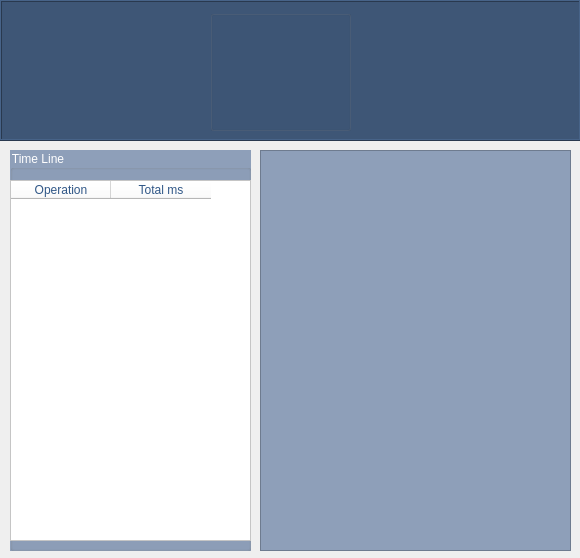
<?xml version="1.0" encoding="UTF-8"?>
<ui version="4.0">
 <class>ResultDialog</class>
 <widget class="QDialog" name="ResultDialog">
  <property name="geometry">
   <rect>
    <x>0</x>
    <y>0</y>
    <width>580</width>
    <height>558</height>
   </rect>
  </property>
  <property name="windowTitle">
   <string>SQLiteTest - Results</string>
  </property>
  <property name="modal">
   <bool>true</bool>
  </property>
  <widget class="QGroupBox" name="groupBoxTL">
   <property name="geometry">
    <rect>
     <x>10</x>
     <y>150</y>
     <width>241</width>
     <height>401</height>
    </rect>
   </property>
   <property name="autoFillBackground">
    <bool>false</bool>
   </property>
   <property name="styleSheet">
    <string notr="true">background-color: rgb(142, 159, 185);
color: rgb(255, 255, 255);
font: 75 10pt &quot;Sans Serif&quot;;
</string>
   </property>
   <property name="title">
    <string>Time Line</string>
   </property>
   <property name="flat">
    <bool>false</bool>
   </property>
   <property name="checkable">
    <bool>false</bool>
   </property>
   <widget class="QTableWidget" name="tableTL">
    <property name="geometry">
     <rect>
      <x>0</x>
      <y>30</y>
      <width>241</width>
      <height>361</height>
     </rect>
    </property>
    <property name="styleSheet">
     <string notr="true">background-color: rgb(255, 255, 255);
color: rgb(48, 87, 135);</string>
    </property>
    <property name="horizontalScrollBarPolicy">
     <enum>Qt::ScrollBarAlwaysOff</enum>
    </property>
    <attribute name="horizontalHeaderDefaultSectionSize">
     <number>100</number>
    </attribute>
    <attribute name="verticalHeaderDefaultSectionSize">
     <number>20</number>
    </attribute>
    <column>
     <property name="text">
      <string>Operation</string>
     </property>
    </column>
    <column>
     <property name="text">
      <string>Total ms</string>
     </property>
    </column>
   </widget>
  </widget>
  <widget class="QFrame" name="frameEPS">
   <property name="geometry">
    <rect>
     <x>0</x>
     <y>0</y>
     <width>581</width>
     <height>141</height>
    </rect>
   </property>
   <property name="palette">
    <palette>
     <active>
      <colorrole role="WindowText">
       <brush brushstyle="SolidPattern">
        <color alpha="255">
         <red>0</red>
         <green>0</green>
         <blue>0</blue>
        </color>
       </brush>
      </colorrole>
      <colorrole role="Button">
       <brush brushstyle="SolidPattern">
        <color alpha="255">
         <red>62</red>
         <green>86</green>
         <blue>118</blue>
        </color>
       </brush>
      </colorrole>
      <colorrole role="Light">
       <brush brushstyle="SolidPattern">
        <color alpha="255">
         <red>255</red>
         <green>255</green>
         <blue>255</blue>
        </color>
       </brush>
      </colorrole>
      <colorrole role="Midlight">
       <brush brushstyle="SolidPattern">
        <color alpha="255">
         <red>255</red>
         <green>255</green>
         <blue>255</blue>
        </color>
       </brush>
      </colorrole>
      <colorrole role="Dark">
       <brush brushstyle="SolidPattern">
        <color alpha="255">
         <red>127</red>
         <green>127</green>
         <blue>127</blue>
        </color>
       </brush>
      </colorrole>
      <colorrole role="Mid">
       <brush brushstyle="SolidPattern">
        <color alpha="255">
         <red>170</red>
         <green>170</green>
         <blue>170</blue>
        </color>
       </brush>
      </colorrole>
      <colorrole role="Text">
       <brush brushstyle="SolidPattern">
        <color alpha="255">
         <red>0</red>
         <green>0</green>
         <blue>0</blue>
        </color>
       </brush>
      </colorrole>
      <colorrole role="BrightText">
       <brush brushstyle="SolidPattern">
        <color alpha="255">
         <red>255</red>
         <green>255</green>
         <blue>255</blue>
        </color>
       </brush>
      </colorrole>
      <colorrole role="ButtonText">
       <brush brushstyle="SolidPattern">
        <color alpha="255">
         <red>0</red>
         <green>0</green>
         <blue>0</blue>
        </color>
       </brush>
      </colorrole>
      <colorrole role="Base">
       <brush brushstyle="SolidPattern">
        <color alpha="255">
         <red>62</red>
         <green>86</green>
         <blue>118</blue>
        </color>
       </brush>
      </colorrole>
      <colorrole role="Window">
       <brush brushstyle="SolidPattern">
        <color alpha="255">
         <red>62</red>
         <green>86</green>
         <blue>118</blue>
        </color>
       </brush>
      </colorrole>
      <colorrole role="Shadow">
       <brush brushstyle="SolidPattern">
        <color alpha="255">
         <red>0</red>
         <green>0</green>
         <blue>0</blue>
        </color>
       </brush>
      </colorrole>
      <colorrole role="AlternateBase">
       <brush brushstyle="SolidPattern">
        <color alpha="255">
         <red>255</red>
         <green>255</green>
         <blue>255</blue>
        </color>
       </brush>
      </colorrole>
      <colorrole role="ToolTipBase">
       <brush brushstyle="SolidPattern">
        <color alpha="255">
         <red>255</red>
         <green>255</green>
         <blue>220</blue>
        </color>
       </brush>
      </colorrole>
      <colorrole role="ToolTipText">
       <brush brushstyle="SolidPattern">
        <color alpha="255">
         <red>0</red>
         <green>0</green>
         <blue>0</blue>
        </color>
       </brush>
      </colorrole>
     </active>
     <inactive>
      <colorrole role="WindowText">
       <brush brushstyle="SolidPattern">
        <color alpha="255">
         <red>0</red>
         <green>0</green>
         <blue>0</blue>
        </color>
       </brush>
      </colorrole>
      <colorrole role="Button">
       <brush brushstyle="SolidPattern">
        <color alpha="255">
         <red>62</red>
         <green>86</green>
         <blue>118</blue>
        </color>
       </brush>
      </colorrole>
      <colorrole role="Light">
       <brush brushstyle="SolidPattern">
        <color alpha="255">
         <red>255</red>
         <green>255</green>
         <blue>255</blue>
        </color>
       </brush>
      </colorrole>
      <colorrole role="Midlight">
       <brush brushstyle="SolidPattern">
        <color alpha="255">
         <red>255</red>
         <green>255</green>
         <blue>255</blue>
        </color>
       </brush>
      </colorrole>
      <colorrole role="Dark">
       <brush brushstyle="SolidPattern">
        <color alpha="255">
         <red>127</red>
         <green>127</green>
         <blue>127</blue>
        </color>
       </brush>
      </colorrole>
      <colorrole role="Mid">
       <brush brushstyle="SolidPattern">
        <color alpha="255">
         <red>170</red>
         <green>170</green>
         <blue>170</blue>
        </color>
       </brush>
      </colorrole>
      <colorrole role="Text">
       <brush brushstyle="SolidPattern">
        <color alpha="255">
         <red>0</red>
         <green>0</green>
         <blue>0</blue>
        </color>
       </brush>
      </colorrole>
      <colorrole role="BrightText">
       <brush brushstyle="SolidPattern">
        <color alpha="255">
         <red>255</red>
         <green>255</green>
         <blue>255</blue>
        </color>
       </brush>
      </colorrole>
      <colorrole role="ButtonText">
       <brush brushstyle="SolidPattern">
        <color alpha="255">
         <red>0</red>
         <green>0</green>
         <blue>0</blue>
        </color>
       </brush>
      </colorrole>
      <colorrole role="Base">
       <brush brushstyle="SolidPattern">
        <color alpha="255">
         <red>62</red>
         <green>86</green>
         <blue>118</blue>
        </color>
       </brush>
      </colorrole>
      <colorrole role="Window">
       <brush brushstyle="SolidPattern">
        <color alpha="255">
         <red>62</red>
         <green>86</green>
         <blue>118</blue>
        </color>
       </brush>
      </colorrole>
      <colorrole role="Shadow">
       <brush brushstyle="SolidPattern">
        <color alpha="255">
         <red>0</red>
         <green>0</green>
         <blue>0</blue>
        </color>
       </brush>
      </colorrole>
      <colorrole role="AlternateBase">
       <brush brushstyle="SolidPattern">
        <color alpha="255">
         <red>255</red>
         <green>255</green>
         <blue>255</blue>
        </color>
       </brush>
      </colorrole>
      <colorrole role="ToolTipBase">
       <brush brushstyle="SolidPattern">
        <color alpha="255">
         <red>255</red>
         <green>255</green>
         <blue>220</blue>
        </color>
       </brush>
      </colorrole>
      <colorrole role="ToolTipText">
       <brush brushstyle="SolidPattern">
        <color alpha="255">
         <red>0</red>
         <green>0</green>
         <blue>0</blue>
        </color>
       </brush>
      </colorrole>
     </inactive>
     <disabled>
      <colorrole role="WindowText">
       <brush brushstyle="SolidPattern">
        <color alpha="255">
         <red>127</red>
         <green>127</green>
         <blue>127</blue>
        </color>
       </brush>
      </colorrole>
      <colorrole role="Button">
       <brush brushstyle="SolidPattern">
        <color alpha="255">
         <red>62</red>
         <green>86</green>
         <blue>118</blue>
        </color>
       </brush>
      </colorrole>
      <colorrole role="Light">
       <brush brushstyle="SolidPattern">
        <color alpha="255">
         <red>255</red>
         <green>255</green>
         <blue>255</blue>
        </color>
       </brush>
      </colorrole>
      <colorrole role="Midlight">
       <brush brushstyle="SolidPattern">
        <color alpha="255">
         <red>255</red>
         <green>255</green>
         <blue>255</blue>
        </color>
       </brush>
      </colorrole>
      <colorrole role="Dark">
       <brush brushstyle="SolidPattern">
        <color alpha="255">
         <red>127</red>
         <green>127</green>
         <blue>127</blue>
        </color>
       </brush>
      </colorrole>
      <colorrole role="Mid">
       <brush brushstyle="SolidPattern">
        <color alpha="255">
         <red>170</red>
         <green>170</green>
         <blue>170</blue>
        </color>
       </brush>
      </colorrole>
      <colorrole role="Text">
       <brush brushstyle="SolidPattern">
        <color alpha="255">
         <red>127</red>
         <green>127</green>
         <blue>127</blue>
        </color>
       </brush>
      </colorrole>
      <colorrole role="BrightText">
       <brush brushstyle="SolidPattern">
        <color alpha="255">
         <red>255</red>
         <green>255</green>
         <blue>255</blue>
        </color>
       </brush>
      </colorrole>
      <colorrole role="ButtonText">
       <brush brushstyle="SolidPattern">
        <color alpha="255">
         <red>127</red>
         <green>127</green>
         <blue>127</blue>
        </color>
       </brush>
      </colorrole>
      <colorrole role="Base">
       <brush brushstyle="SolidPattern">
        <color alpha="255">
         <red>62</red>
         <green>86</green>
         <blue>118</blue>
        </color>
       </brush>
      </colorrole>
      <colorrole role="Window">
       <brush brushstyle="SolidPattern">
        <color alpha="255">
         <red>62</red>
         <green>86</green>
         <blue>118</blue>
        </color>
       </brush>
      </colorrole>
      <colorrole role="Shadow">
       <brush brushstyle="SolidPattern">
        <color alpha="255">
         <red>0</red>
         <green>0</green>
         <blue>0</blue>
        </color>
       </brush>
      </colorrole>
      <colorrole role="AlternateBase">
       <brush brushstyle="SolidPattern">
        <color alpha="255">
         <red>255</red>
         <green>255</green>
         <blue>255</blue>
        </color>
       </brush>
      </colorrole>
      <colorrole role="ToolTipBase">
       <brush brushstyle="SolidPattern">
        <color alpha="255">
         <red>255</red>
         <green>255</green>
         <blue>220</blue>
        </color>
       </brush>
      </colorrole>
      <colorrole role="ToolTipText">
       <brush brushstyle="SolidPattern">
        <color alpha="255">
         <red>0</red>
         <green>0</green>
         <blue>0</blue>
        </color>
       </brush>
      </colorrole>
     </disabled>
    </palette>
   </property>
   <property name="autoFillBackground">
    <bool>false</bool>
   </property>
   <property name="styleSheet">
    <string notr="true">background-color: rgb(62, 86, 118);</string>
   </property>
   <property name="frameShape">
    <enum>QFrame::Box</enum>
   </property>
   <property name="frameShadow">
    <enum>QFrame::Raised</enum>
   </property>
   <property name="lineWidth">
    <number>1</number>
   </property>
   <widget class="QGroupBox" name="groupBoxLOGO">
    <property name="geometry">
     <rect>
      <x>210</x>
      <y>10</y>
      <width>141</width>
      <height>121</height>
     </rect>
    </property>
    <property name="autoFillBackground">
     <bool>false</bool>
    </property>
    <property name="styleSheet">
     <string notr="true">
background-image: url(:/icons/resources/sqlitetest.png);
color: rgb(255, 255, 255);
font: 75 10pt &quot;Sans Serif&quot;;
</string>
    </property>
    <property name="title">
     <string/>
    </property>
    <property name="flat">
     <bool>false</bool>
    </property>
    <property name="checkable">
     <bool>false</bool>
    </property>
   </widget>
  </widget>
  <widget class="QPlainTextEdit" name="pteResult">
   <property name="geometry">
    <rect>
     <x>260</x>
     <y>150</y>
     <width>311</width>
     <height>401</height>
    </rect>
   </property>
   <property name="styleSheet">
    <string notr="true">background-color: rgb(142, 159, 185);
color: rgb(255, 255, 255);</string>
   </property>
   <property name="readOnly">
    <bool>true</bool>
   </property>
   <property name="plainText">
    <string/>
   </property>
   <property name="centerOnScroll">
    <bool>true</bool>
   </property>
  </widget>
 </widget>
 <resources/>
 <connections/>
</ui>
